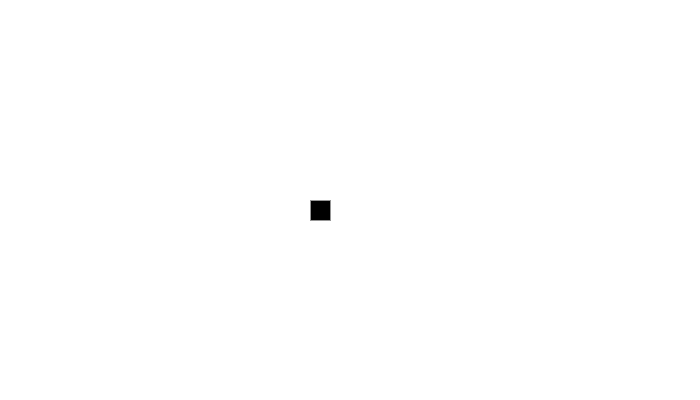
Frame 1 (no input)
Frame 60 (the mouse pressed at the canvas centre just before this capture): identical to frame 1, image omitted
Frame 120 (the mouse held since frame 60 and released just before this capture): identical to frame 1, image omitted

The Processing sketch that drew this single still picture (run headless with seeded random() and noise(); from frame 60 on, the mouse is pressed at the canvas centre):

// Processing sketch: ISP
// ── ISP.pde
int posx=310;
void setup()
{//create background colour and size of the canvas
  background(255);
  size(700, 400);
}
void draw() {
  fill(0);
  stroke(150);
  background(255);
  rect(posx, 200, 20, 20);
  if (posx>width+20)
  { 
    posx=-20;
  }

  //rect(330, 200, 20, 20);
  //rect(350, 200, 20, 20);
}
void keyPressed()
{if(key == CODED){
  if (keyCode == RIGHT) {posx=posx+10;
  }
  if (keyCode == LEFT) {posx=posx-10;
  }
}
}
